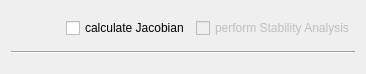
<ui version="4.0" >
<comment> Begin CVS Header </comment>
<comment>   $Source: /fs/turing/cvs/copasi_dev/copasi/UI/SteadyStateWidget.ui,v $ </comment>
<comment>   $Revision: 1.11 $ </comment>
<comment>   $Name: Build-33 $ </comment>
<comment>   $Author: pwilly $ </comment>
<comment>   $Date: 2009/04/12 22:37:57 $ </comment>
<comment> End CVS Header </comment>

<comment> Copyright (C) 2008 by Pedro Mendes, Virginia Tech Intellectual </comment>
<comment> Properties, Inc., EML Research, gGmbH, University of Heidelberg, </comment>
<comment> and The University of Manchester. </comment>
<comment> All rights reserved. </comment>

 <comment> All rights reserved. </comment>
 <class>SteadyStateWidget</class>
 <widget class="TaskWidget" name="SteadyStateWidget" >
  <property name="geometry" >
   <rect>
    <x>0</x>
    <y>0</y>
    <width>366</width>
    <height>74</height>
   </rect>
  </property>
  <property name="windowTitle" >
   <string>Form</string>
  </property>
  <layout class="QVBoxLayout" name="SteadyStateWidgetLayout" >
   <item>
    <layout class="QHBoxLayout" name="horizontalLayout" >
     <item>
      <spacer name="horizontalSpacer" >
       <property name="orientation" >
        <enum>Qt::Horizontal</enum>
       </property>
       <property name="sizeHint" stdset="0" >
        <size>
         <width>40</width>
         <height>20</height>
        </size>
       </property>
      </spacer>
     </item>
     <item>
      <widget class="QCheckBox" name="taskJacobian" >
       <property name="text" >
        <string>calculate Jacobian</string>
       </property>
      </widget>
     </item>
     <item>
      <widget class="QCheckBox" name="taskStability" >
       <property name="enabled" >
        <bool>false</bool>
       </property>
       <property name="text" >
        <string>perform Stability Analysis</string>
       </property>
      </widget>
     </item>
    </layout>
   </item>
   <item>
    <widget class="Line" name="line1" >
     <property name="orientation" >
      <enum>Qt::Horizontal</enum>
     </property>
    </widget>
   </item>
  </layout>
 </widget>
 <customwidgets>
  <customwidget>
   <class>TaskWidget</class>
   <extends>QWidget</extends>
   <header>TaskWidget.h</header>
   <container>1</container>
  </customwidget>
 </customwidgets>
 <resources/>
 <connections>
  <connection>
   <sender>taskJacobian</sender>
   <signal>toggled(bool)</signal>
   <receiver>SteadyStateWidget</receiver>
   <slot>taskJacobianToggled()</slot>
   <hints>
    <hint type="sourcelabel" >
     <x>102</x>
     <y>34</y>
    </hint>
    <hint type="destinationlabel" >
     <x>10</x>
     <y>13</y>
    </hint>
   </hints>
  </connection>
 </connections>
 <slots>
  <slot>taskJacobianToggled()</slot>
 </slots>
</ui>
